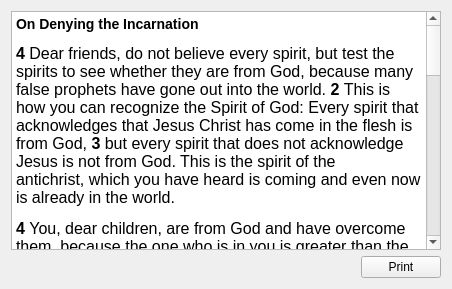
<?xml version="1.0" encoding="UTF-8"?>
<ui version="4.0">
 <class>Widget</class>
 <widget class="QWidget" name="Widget">
  <property name="geometry">
   <rect>
    <x>0</x>
    <y>0</y>
    <width>452</width>
    <height>289</height>
   </rect>
  </property>
  <property name="windowTitle">
   <string>Widget</string>
  </property>
  <layout class="QVBoxLayout" name="verticalLayout">
   <item>
    <widget class="QTextEdit" name="textEdit">
     <property name="html">
      <string>&lt;!DOCTYPE HTML PUBLIC &quot;-//W3C//DTD HTML 4.0//EN&quot; &quot;http://www.w3.org/TR/REC-html40/strict.dtd&quot;&gt;
&lt;html&gt;&lt;head&gt;&lt;meta name=&quot;qrichtext&quot; content=&quot;1&quot; /&gt;&lt;meta charset=&quot;utf-8&quot; /&gt;&lt;style type=&quot;text/css&quot;&gt;
p, li { white-space: pre-wrap; }
hr { height: 1px; border-width: 0; }
li.unchecked::marker { content: &quot;\2610&quot;; }
li.checked::marker { content: &quot;\2612&quot;; }
&lt;/style&gt;&lt;/head&gt;&lt;body style=&quot; font-family:'맑은 고딕'; font-size:9pt; font-weight:400; font-style:normal;&quot;&gt;
&lt;h3 style=&quot; margin-top:20px; margin-bottom:10px; margin-left:0px; margin-right:0px; -qt-block-indent:0; text-indent:0px; background-color:#ffffff;&quot;&gt;&lt;a name=&quot;en-NIV-30605&quot;&gt;&lt;/a&gt;&lt;span style=&quot; font-family:'system-ui','-apple-system','Segoe UI','Roboto','Ubuntu','Cantarell','Noto Sans','sans-serif','Arial'; font-size:large; font-weight:700; color:#000000;&quot;&gt;O&lt;/span&gt;&lt;span style=&quot; font-family:'system-ui','-apple-system','Segoe UI','Roboto','Ubuntu','Cantarell','Noto Sans','sans-serif','Arial'; font-size:large; font-weight:700; color:#000000;&quot;&gt;n Denying the Incarnation&lt;/span&gt;&lt;/h3&gt;
&lt;p style=&quot; margin-top:12px; margin-bottom:12px; margin-left:0px; margin-right:0px; -qt-block-indent:0; text-indent:0px; background-color:#ffffff;&quot;&gt;&lt;span style=&quot; font-family:'system-ui','-apple-system','Segoe UI','Roboto','Ubuntu','Cantarell','Noto Sans','sans-serif','Arial'; font-size:16px; font-weight:700; color:#000000;&quot;&gt;4 &lt;/span&gt;&lt;span style=&quot; font-family:'system-ui','-apple-system','Segoe UI','Roboto','Ubuntu','Cantarell','Noto Sans','sans-serif','Arial'; font-size:16px; color:#000000;&quot;&gt;Dear friends, do not believe every spirit, but test the spirits to see whether they are from God, because many false prophets have gone out into the world. &lt;/span&gt;&lt;a name=&quot;en-NIV-30606&quot;&gt;&lt;/a&gt;&lt;span style=&quot; font-family:'system-ui','-apple-system','Segoe UI','Roboto','Ubuntu','Cantarell','Noto Sans','sans-serif','Arial'; font-size:16px; font-weight:700; color:#000000;&quot;&gt;2&lt;/span&gt;&lt;span style=&quot; font-family:'system-ui','-apple-system','Segoe UI','Roboto','Ubuntu','Cantarell','Noto Sans','sans-serif','Arial'; font-size:16px; font-weight:700; color:#000000;&quot;&gt; &lt;/span&gt;&lt;span style=&quot; font-family:'system-ui','-apple-system','Segoe UI','Roboto','Ubuntu','Cantarell','Noto Sans','sans-serif','Arial'; font-size:16px; color:#000000;&quot;&gt;This is how you can recognize the Spirit of God: Every spirit that acknowledges that Jesus Christ has come in the flesh is from God, &lt;/span&gt;&lt;a name=&quot;en-NIV-30607&quot;&gt;&lt;/a&gt;&lt;span style=&quot; font-family:'system-ui','-apple-system','Segoe UI','Roboto','Ubuntu','Cantarell','Noto Sans','sans-serif','Arial'; font-size:16px; font-weight:700; color:#000000;&quot;&gt;3&lt;/span&gt;&lt;span style=&quot; font-family:'system-ui','-apple-system','Segoe UI','Roboto','Ubuntu','Cantarell','Noto Sans','sans-serif','Arial'; font-size:16px; font-weight:700; color:#000000;&quot;&gt; &lt;/span&gt;&lt;span style=&quot; font-family:'system-ui','-apple-system','Segoe UI','Roboto','Ubuntu','Cantarell','Noto Sans','sans-serif','Arial'; font-size:16px; color:#000000;&quot;&gt;but every spirit that does not acknowledge Jesus is not from God. This is the spirit of the antichrist, which you have heard is coming and even now is already in the world.&lt;/span&gt;&lt;/p&gt;
&lt;p style=&quot; margin-top:12px; margin-bottom:12px; margin-left:0px; margin-right:0px; -qt-block-indent:0; text-indent:0px; background-color:#ffffff;&quot;&gt;&lt;a name=&quot;en-NIV-30608&quot;&gt;&lt;/a&gt;&lt;span style=&quot; font-family:'system-ui','-apple-system','Segoe UI','Roboto','Ubuntu','Cantarell','Noto Sans','sans-serif','Arial'; font-size:16px; font-weight:700; color:#000000;&quot;&gt;4&lt;/span&gt;&lt;span style=&quot; font-family:'system-ui','-apple-system','Segoe UI','Roboto','Ubuntu','Cantarell','Noto Sans','sans-serif','Arial'; font-size:16px; font-weight:700; color:#000000;&quot;&gt; &lt;/span&gt;&lt;span style=&quot; font-family:'system-ui','-apple-system','Segoe UI','Roboto','Ubuntu','Cantarell','Noto Sans','sans-serif','Arial'; font-size:16px; color:#000000;&quot;&gt;You, dear children, are from God and have overcome them, because the one who is in you is greater than the one who is in the world. &lt;/span&gt;&lt;a name=&quot;en-NIV-30609&quot;&gt;&lt;/a&gt;&lt;span style=&quot; font-family:'system-ui','-apple-system','Segoe UI','Roboto','Ubuntu','Cantarell','Noto Sans','sans-serif','Arial'; font-size:16px; font-weight:700; color:#000000;&quot;&gt;5&lt;/span&gt;&lt;span style=&quot; font-family:'system-ui','-apple-system','Segoe UI','Roboto','Ubuntu','Cantarell','Noto Sans','sans-serif','Arial'; font-size:16px; font-weight:700; color:#000000;&quot;&gt; &lt;/span&gt;&lt;span style=&quot; font-family:'system-ui','-apple-system','Segoe UI','Roboto','Ubuntu','Cantarell','Noto Sans','sans-serif','Arial'; font-size:16px; color:#000000;&quot;&gt;They are from the world and therefore speak from the viewpoint of the world, and the world listens to them. &lt;/span&gt;&lt;a name=&quot;en-NIV-30610&quot;&gt;&lt;/a&gt;&lt;span style=&quot; font-family:'system-ui','-apple-system','Segoe UI','Roboto','Ubuntu','Cantarell','Noto Sans','sans-serif','Arial'; font-size:16px; font-weight:700; color:#000000;&quot;&gt;6&lt;/span&gt;&lt;span style=&quot; font-family:'system-ui','-apple-system','Segoe UI','Roboto','Ubuntu','Cantarell','Noto Sans','sans-serif','Arial'; font-size:16px; font-weight:700; color:#000000;&quot;&gt; &lt;/span&gt;&lt;span style=&quot; font-family:'system-ui','-apple-system','Segoe UI','Roboto','Ubuntu','Cantarell','Noto Sans','sans-serif','Arial'; font-size:16px; color:#000000;&quot;&gt;We are from God, and whoever knows God listens to us; but whoever is not from God does not listen to us. This is how we recognize the Spirit[&lt;/span&gt;&lt;a href=&quot;https://www.biblegateway.com/passage/?search=1%20John%204%2C%EC%9A%94%ED%95%9C%EC%9D%BC%EC%84%9C%204&amp;amp;version=NIV;KLB#fen-NIV-30610a&quot;&gt;&lt;span style=&quot; font-family:'system-ui','-apple-system','Segoe UI','Roboto','Ubuntu','Cantarell','Noto Sans','sans-serif','Arial'; font-size:16px; text-decoration: underline; text-decoration-color:#000000; color:#4a4a4a; background-color:transparent;&quot;&gt;a&lt;/span&gt;&lt;/a&gt;&lt;span style=&quot; font-family:'system-ui','-apple-system','Segoe UI','Roboto','Ubuntu','Cantarell','Noto Sans','sans-serif','Arial'; font-size:16px; color:#000000;&quot;&gt;] of truth and the spirit of falsehood.&lt;/span&gt;&lt;/p&gt;
&lt;h3 style=&quot; margin-top:20px; margin-bottom:10px; margin-left:0px; margin-right:0px; -qt-block-indent:0; text-indent:0px; background-color:#ffffff;&quot;&gt;&lt;a name=&quot;en-NIV-30611&quot;&gt;&lt;/a&gt;&lt;span style=&quot; font-family:'system-ui','-apple-system','Segoe UI','Roboto','Ubuntu','Cantarell','Noto Sans','sans-serif','Arial'; font-size:large; font-weight:700; color:#000000;&quot;&gt;G&lt;/span&gt;&lt;span style=&quot; font-family:'system-ui','-apple-system','Segoe UI','Roboto','Ubuntu','Cantarell','Noto Sans','sans-serif','Arial'; font-size:large; font-weight:700; color:#000000;&quot;&gt;od’s Love and Ours&lt;/span&gt;&lt;/h3&gt;
&lt;p style=&quot; margin-top:12px; margin-bottom:12px; margin-left:0px; margin-right:0px; -qt-block-indent:0; text-indent:0px; background-color:#ffffff;&quot;&gt;&lt;span style=&quot; font-family:'system-ui','-apple-system','Segoe UI','Roboto','Ubuntu','Cantarell','Noto Sans','sans-serif','Arial'; font-size:16px; font-weight:700; color:#000000;&quot;&gt;7 &lt;/span&gt;&lt;span style=&quot; font-family:'system-ui','-apple-system','Segoe UI','Roboto','Ubuntu','Cantarell','Noto Sans','sans-serif','Arial'; font-size:16px; color:#000000;&quot;&gt;Dear friends, let us love one another, for love comes from God. Everyone who loves has been born of God and knows God. &lt;/span&gt;&lt;a name=&quot;en-NIV-30612&quot;&gt;&lt;/a&gt;&lt;span style=&quot; font-family:'system-ui','-apple-system','Segoe UI','Roboto','Ubuntu','Cantarell','Noto Sans','sans-serif','Arial'; font-size:16px; font-weight:700; color:#000000;&quot;&gt;8&lt;/span&gt;&lt;span style=&quot; font-family:'system-ui','-apple-system','Segoe UI','Roboto','Ubuntu','Cantarell','Noto Sans','sans-serif','Arial'; font-size:16px; font-weight:700; color:#000000;&quot;&gt; &lt;/span&gt;&lt;span style=&quot; font-family:'system-ui','-apple-system','Segoe UI','Roboto','Ubuntu','Cantarell','Noto Sans','sans-serif','Arial'; font-size:16px; color:#000000;&quot;&gt;Whoever does not love does not know God, because God is love. &lt;/span&gt;&lt;a name=&quot;en-NIV-30613&quot;&gt;&lt;/a&gt;&lt;span style=&quot; font-family:'system-ui','-apple-system','Segoe UI','Roboto','Ubuntu','Cantarell','Noto Sans','sans-serif','Arial'; font-size:16px; font-weight:700; color:#000000;&quot;&gt;9&lt;/span&gt;&lt;span style=&quot; font-family:'system-ui','-apple-system','Segoe UI','Roboto','Ubuntu','Cantarell','Noto Sans','sans-serif','Arial'; font-size:16px; font-weight:700; color:#000000;&quot;&gt; &lt;/span&gt;&lt;span style=&quot; font-family:'system-ui','-apple-system','Segoe UI','Roboto','Ubuntu','Cantarell','Noto Sans','sans-serif','Arial'; font-size:16px; color:#000000;&quot;&gt;This is how God showed his love among us: He sent his one and only Son into the world that we might live through him. &lt;/span&gt;&lt;a name=&quot;en-NIV-30614&quot;&gt;&lt;/a&gt;&lt;span style=&quot; font-family:'system-ui','-apple-system','Segoe UI','Roboto','Ubuntu','Cantarell','Noto Sans','sans-serif','Arial'; font-size:16px; font-weight:700; color:#000000;&quot;&gt;1&lt;/span&gt;&lt;span style=&quot; font-family:'system-ui','-apple-system','Segoe UI','Roboto','Ubuntu','Cantarell','Noto Sans','sans-serif','Arial'; font-size:16px; font-weight:700; color:#000000;&quot;&gt;0 &lt;/span&gt;&lt;span style=&quot; font-family:'system-ui','-apple-system','Segoe UI','Roboto','Ubuntu','Cantarell','Noto Sans','sans-serif','Arial'; font-size:16px; color:#000000;&quot;&gt;This is love: not that we loved God, but that he loved us and sent his Son as an atoning sacrifice for our sins. &lt;/span&gt;&lt;a name=&quot;en-NIV-30615&quot;&gt;&lt;/a&gt;&lt;span style=&quot; font-family:'system-ui','-apple-system','Segoe UI','Roboto','Ubuntu','Cantarell','Noto Sans','sans-serif','Arial'; font-size:16px; font-weight:700; color:#000000;&quot;&gt;1&lt;/span&gt;&lt;span style=&quot; font-family:'system-ui','-apple-system','Segoe UI','Roboto','Ubuntu','Cantarell','Noto Sans','sans-serif','Arial'; font-size:16px; font-weight:700; color:#000000;&quot;&gt;1 &lt;/span&gt;&lt;span style=&quot; font-family:'system-ui','-apple-system','Segoe UI','Roboto','Ubuntu','Cantarell','Noto Sans','sans-serif','Arial'; font-size:16px; color:#000000;&quot;&gt;Dear friends, since God so loved us, we also ought to love one another. &lt;/span&gt;&lt;a name=&quot;en-NIV-30616&quot;&gt;&lt;/a&gt;&lt;span style=&quot; font-family:'system-ui','-apple-system','Segoe UI','Roboto','Ubuntu','Cantarell','Noto Sans','sans-serif','Arial'; font-size:16px; font-weight:700; color:#000000;&quot;&gt;1&lt;/span&gt;&lt;span style=&quot; font-family:'system-ui','-apple-system','Segoe UI','Roboto','Ubuntu','Cantarell','Noto Sans','sans-serif','Arial'; font-size:16px; font-weight:700; color:#000000;&quot;&gt;2 &lt;/span&gt;&lt;span style=&quot; font-family:'system-ui','-apple-system','Segoe UI','Roboto','Ubuntu','Cantarell','Noto Sans','sans-serif','Arial'; font-size:16px; color:#000000;&quot;&gt;No one has ever seen God; but if we love one another, God lives in us and his love is made complete in us.&lt;/span&gt;&lt;/p&gt;
&lt;p style=&quot; margin-top:12px; margin-bottom:12px; margin-left:0px; margin-right:0px; -qt-block-indent:0; text-indent:0px; background-color:#ffffff;&quot;&gt;&lt;a name=&quot;en-NIV-30617&quot;&gt;&lt;/a&gt;&lt;span style=&quot; font-family:'system-ui','-apple-system','Segoe UI','Roboto','Ubuntu','Cantarell','Noto Sans','sans-serif','Arial'; font-size:16px; font-weight:700; color:#000000;&quot;&gt;1&lt;/span&gt;&lt;span style=&quot; font-family:'system-ui','-apple-system','Segoe UI','Roboto','Ubuntu','Cantarell','Noto Sans','sans-serif','Arial'; font-size:16px; font-weight:700; color:#000000;&quot;&gt;3 &lt;/span&gt;&lt;span style=&quot; font-family:'system-ui','-apple-system','Segoe UI','Roboto','Ubuntu','Cantarell','Noto Sans','sans-serif','Arial'; font-size:16px; color:#000000;&quot;&gt;This is how we know that we live in him and he in us: He has given us of his Spirit. &lt;/span&gt;&lt;a name=&quot;en-NIV-30618&quot;&gt;&lt;/a&gt;&lt;span style=&quot; font-family:'system-ui','-apple-system','Segoe UI','Roboto','Ubuntu','Cantarell','Noto Sans','sans-serif','Arial'; font-size:16px; font-weight:700; color:#000000;&quot;&gt;1&lt;/span&gt;&lt;span style=&quot; font-family:'system-ui','-apple-system','Segoe UI','Roboto','Ubuntu','Cantarell','Noto Sans','sans-serif','Arial'; font-size:16px; font-weight:700; color:#000000;&quot;&gt;4 &lt;/span&gt;&lt;span style=&quot; font-family:'system-ui','-apple-system','Segoe UI','Roboto','Ubuntu','Cantarell','Noto Sans','sans-serif','Arial'; font-size:16px; color:#000000;&quot;&gt;And we have seen and testify that the Father has sent his Son to be the Savior of the world. &lt;/span&gt;&lt;a name=&quot;en-NIV-30619&quot;&gt;&lt;/a&gt;&lt;span style=&quot; font-family:'system-ui','-apple-system','Segoe UI','Roboto','Ubuntu','Cantarell','Noto Sans','sans-serif','Arial'; font-size:16px; font-weight:700; color:#000000;&quot;&gt;1&lt;/span&gt;&lt;span style=&quot; font-family:'system-ui','-apple-system','Segoe UI','Roboto','Ubuntu','Cantarell','Noto Sans','sans-serif','Arial'; font-size:16px; font-weight:700; color:#000000;&quot;&gt;5 &lt;/span&gt;&lt;span style=&quot; font-family:'system-ui','-apple-system','Segoe UI','Roboto','Ubuntu','Cantarell','Noto Sans','sans-serif','Arial'; font-size:16px; color:#000000;&quot;&gt;If anyone acknowledges that Jesus is the Son of God, God lives in them and they in God. &lt;/span&gt;&lt;a name=&quot;en-NIV-30620&quot;&gt;&lt;/a&gt;&lt;span style=&quot; font-family:'system-ui','-apple-system','Segoe UI','Roboto','Ubuntu','Cantarell','Noto Sans','sans-serif','Arial'; font-size:16px; font-weight:700; color:#000000;&quot;&gt;1&lt;/span&gt;&lt;span style=&quot; font-family:'system-ui','-apple-system','Segoe UI','Roboto','Ubuntu','Cantarell','Noto Sans','sans-serif','Arial'; font-size:16px; font-weight:700; color:#000000;&quot;&gt;6 &lt;/span&gt;&lt;span style=&quot; font-family:'system-ui','-apple-system','Segoe UI','Roboto','Ubuntu','Cantarell','Noto Sans','sans-serif','Arial'; font-size:16px; color:#000000;&quot;&gt;And so we know and rely on the love God has for us.&lt;/span&gt;&lt;/p&gt;
&lt;p style=&quot; margin-top:12px; margin-bottom:12px; margin-left:0px; margin-right:0px; -qt-block-indent:0; text-indent:0px; background-color:#ffffff;&quot;&gt;&lt;span style=&quot; font-family:'system-ui','-apple-system','Segoe UI','Roboto','Ubuntu','Cantarell','Noto Sans','sans-serif','Arial'; font-size:16px; color:#000000;&quot;&gt;God is love. Whoever lives in love lives in God, and God in them. &lt;/span&gt;&lt;a name=&quot;en-NIV-30621&quot;&gt;&lt;/a&gt;&lt;span style=&quot; font-family:'system-ui','-apple-system','Segoe UI','Roboto','Ubuntu','Cantarell','Noto Sans','sans-serif','Arial'; font-size:16px; font-weight:700; color:#000000;&quot;&gt;1&lt;/span&gt;&lt;span style=&quot; font-family:'system-ui','-apple-system','Segoe UI','Roboto','Ubuntu','Cantarell','Noto Sans','sans-serif','Arial'; font-size:16px; font-weight:700; color:#000000;&quot;&gt;7 &lt;/span&gt;&lt;span style=&quot; font-family:'system-ui','-apple-system','Segoe UI','Roboto','Ubuntu','Cantarell','Noto Sans','sans-serif','Arial'; font-size:16px; color:#000000;&quot;&gt;This is how love is made complete among us so that we will have confidence on the day of judgment: In this world we are like Jesus. &lt;/span&gt;&lt;a name=&quot;en-NIV-30622&quot;&gt;&lt;/a&gt;&lt;span style=&quot; font-family:'system-ui','-apple-system','Segoe UI','Roboto','Ubuntu','Cantarell','Noto Sans','sans-serif','Arial'; font-size:16px; font-weight:700; color:#000000;&quot;&gt;1&lt;/span&gt;&lt;span style=&quot; font-family:'system-ui','-apple-system','Segoe UI','Roboto','Ubuntu','Cantarell','Noto Sans','sans-serif','Arial'; font-size:16px; font-weight:700; color:#000000;&quot;&gt;8 &lt;/span&gt;&lt;span style=&quot; font-family:'system-ui','-apple-system','Segoe UI','Roboto','Ubuntu','Cantarell','Noto Sans','sans-serif','Arial'; font-size:16px; color:#000000;&quot;&gt;There is no fear in love. But perfect love drives out fear, because fear has to do with punishment. The one who fears is not made perfect in love.&lt;/span&gt;&lt;/p&gt;
&lt;p style=&quot; margin-top:12px; margin-bottom:12px; margin-left:0px; margin-right:0px; -qt-block-indent:0; text-indent:0px; background-color:#ffffff;&quot;&gt;&lt;a name=&quot;en-NIV-30623&quot;&gt;&lt;/a&gt;&lt;span style=&quot; font-family:'system-ui','-apple-system','Segoe UI','Roboto','Ubuntu','Cantarell','Noto Sans','sans-serif','Arial'; font-size:16px; font-weight:700; color:#000000;&quot;&gt;1&lt;/span&gt;&lt;span style=&quot; font-family:'system-ui','-apple-system','Segoe UI','Roboto','Ubuntu','Cantarell','Noto Sans','sans-serif','Arial'; font-size:16px; font-weight:700; color:#000000;&quot;&gt;9 &lt;/span&gt;&lt;span style=&quot; font-family:'system-ui','-apple-system','Segoe UI','Roboto','Ubuntu','Cantarell','Noto Sans','sans-serif','Arial'; font-size:16px; color:#000000;&quot;&gt;We love because he first loved us. &lt;/span&gt;&lt;a name=&quot;en-NIV-30624&quot;&gt;&lt;/a&gt;&lt;span style=&quot; font-family:'system-ui','-apple-system','Segoe UI','Roboto','Ubuntu','Cantarell','Noto Sans','sans-serif','Arial'; font-size:16px; font-weight:700; color:#000000;&quot;&gt;2&lt;/span&gt;&lt;span style=&quot; font-family:'system-ui','-apple-system','Segoe UI','Roboto','Ubuntu','Cantarell','Noto Sans','sans-serif','Arial'; font-size:16px; font-weight:700; color:#000000;&quot;&gt;0 &lt;/span&gt;&lt;span style=&quot; font-family:'system-ui','-apple-system','Segoe UI','Roboto','Ubuntu','Cantarell','Noto Sans','sans-serif','Arial'; font-size:16px; color:#000000;&quot;&gt;Whoever claims to love God yet hates a brother or sister is a liar. For whoever does not love their brother and sister, whom they have seen, cannot love God, whom they have not seen. &lt;/span&gt;&lt;a name=&quot;en-NIV-30625&quot;&gt;&lt;/a&gt;&lt;span style=&quot; font-family:'system-ui','-apple-system','Segoe UI','Roboto','Ubuntu','Cantarell','Noto Sans','sans-serif','Arial'; font-size:16px; font-weight:700; color:#000000;&quot;&gt;2&lt;/span&gt;&lt;span style=&quot; font-family:'system-ui','-apple-system','Segoe UI','Roboto','Ubuntu','Cantarell','Noto Sans','sans-serif','Arial'; font-size:16px; font-weight:700; color:#000000;&quot;&gt;1 &lt;/span&gt;&lt;span style=&quot; font-family:'system-ui','-apple-system','Segoe UI','Roboto','Ubuntu','Cantarell','Noto Sans','sans-serif','Arial'; font-size:16px; color:#000000;&quot;&gt;And he has given us this command: Anyone who loves God must also love their brother and sister.&lt;/span&gt;&lt;/p&gt;&lt;/body&gt;&lt;/html&gt;</string>
     </property>
    </widget>
   </item>
   <item>
    <layout class="QHBoxLayout" name="horizontalLayout">
     <item>
      <spacer name="horizontalSpacer">
       <property name="orientation">
        <enum>Qt::Horizontal</enum>
       </property>
       <property name="sizeHint" stdset="0">
        <size>
         <width>40</width>
         <height>20</height>
        </size>
       </property>
      </spacer>
     </item>
     <item>
      <widget class="QPushButton" name="pbtPrint">
       <property name="text">
        <string>Print</string>
       </property>
      </widget>
     </item>
    </layout>
   </item>
  </layout>
 </widget>
 <resources/>
 <connections/>
</ui>
